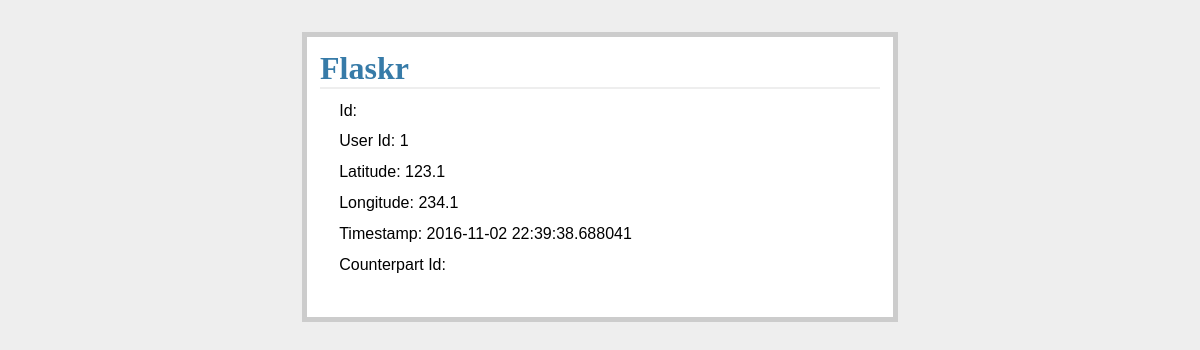
Page /noober/show_riders on the committed database.
### tables this page shows
CREATE TABLE riders (
  user_id string not null primary key,
  lat float(10,6) not null,
  lon float(10,6) not null,
  timestamp string,
  matched_driver_id string,
  picked_up integer
);

### basic.py (the view)
@app.route("/noober/show_riders")
def show_riders():
        riders = query_db('select * from riders')
        return render_template('show_entries.html', entries=riders)

### dbutil.py (called while the page is built)
def connect_db():
        rv = sqlite3.connect(app.config['DATABASE'])
        rv.row_factory = sqlite3.Row
        return rv

def get_db():
        if not hasattr(g, 'sqlite_db'):
                g.sqlite_db = connect_db()
        return g.sqlite_db

def query_db(query, args=(), one=False):
        cur = get_db().execute(query,args)
        rv = cur.fetchall()
        cur.close()
        return (rv[0] if rv else None) if one else rv

### templates/show_entries.html
{% extends "layout.html" %}
{% block body %}
<ul class="entries">
  {% for entry in entries %}
  <li>Id: {{entry.transaction_id}} </li>
  <li>User Id: {{entry.user_id}} </li>
  <li>Latitude: {{ entry.lat }} </li>
  <li>Longitude: {{entry.lon }} </li>
  <li>Timestamp: {{entry.timestamp|safe }} </li>
  <li>Counterpart Id: {{entry.counterpart_user_id|safe }} </li>
  <br>
  {% else %}
  <li><em>Unbelievable.  No entries here so far</em></li>
  {% endfor %}
</ul>
{% endblock %}

### static/style.css (style rules this page uses)
.entries { list-style: none; margin: 0; padding: 0; }
.entries li { margin: 0.8em 1.2em; }

### rows in the picture
riders: user_id "1", lat "123.1", lon "234.1", timestamp "2016-11-02 22:39:38.688041"
